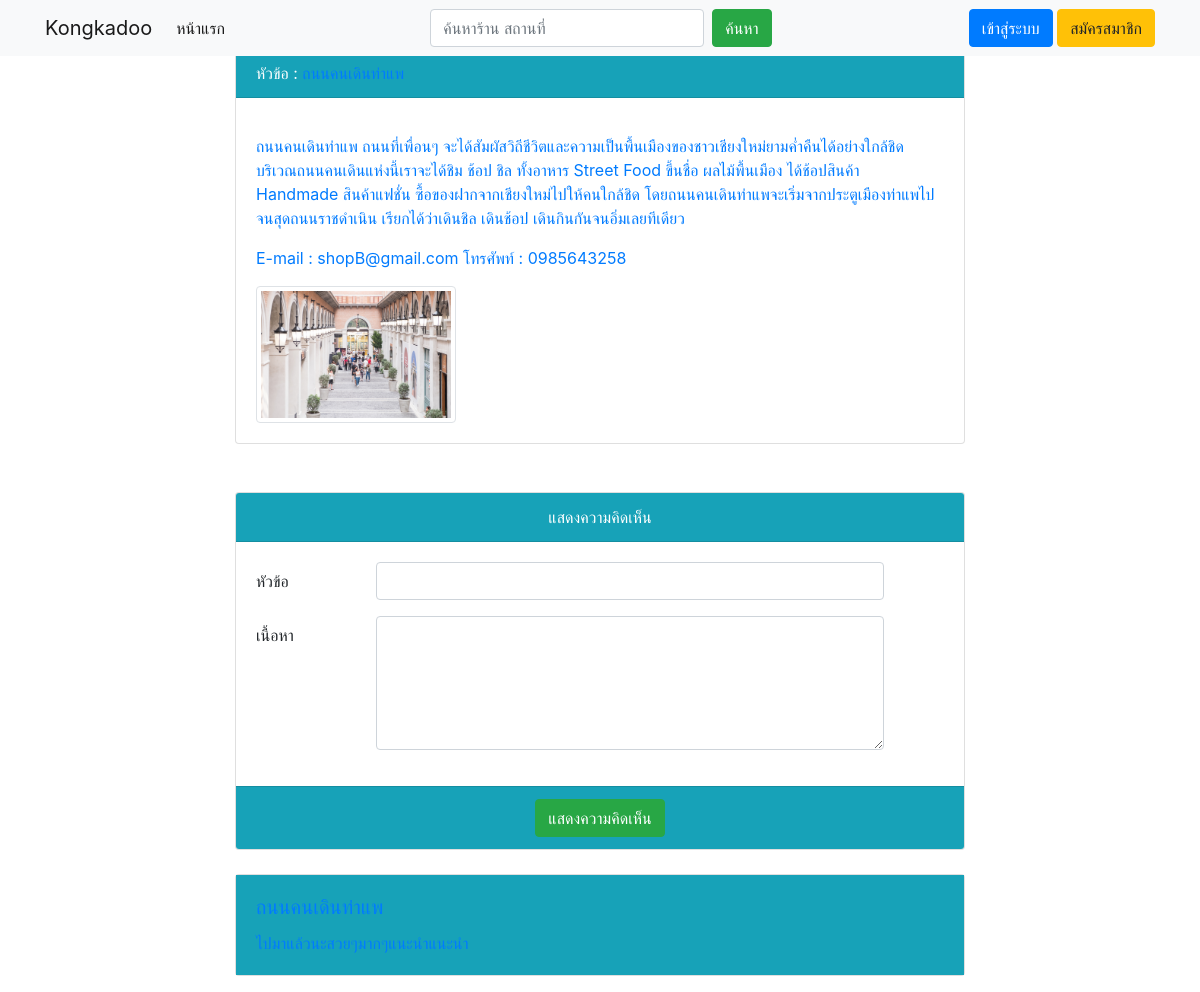
Page /shop_profile.php?idshop=40 on the committed database.
### tables this page shows
CREATE TABLE `shop` (
  `idshop` int(11) NOT NULL,
  `shop_name` varchar(255) NOT NULL,
  `shop_phone` varchar(10) NOT NULL,
  `shop_email` varchar(255) NOT NULL,
  `shop_explain` text NOT NULL,
  `shop_country` varchar(255) NOT NULL,
  `shop_geography` varchar(255) NOT NULL,
  `shop_province` varchar(255) NOT NULL,
  `shop_amphur` varchar(255) NOT NULL,
  `shop_district` varchar(255) NOT NULL,
  `shop_village` varchar(255) NOT NULL,
  `shop_pic` varchar(255) NOT NULL,
  `shop_username` varchar(255) NOT NULL,
  `shop_type` varchar(255) NOT NULL
);

CREATE TABLE `review` (
  `idreview` int(11) NOT NULL,
  `topic` varchar(255) NOT NULL,
  `content` varchar(255) NOT NULL,
  `datetime` datetime NOT NULL,
  `pic` varchar(255) NOT NULL,
  `idmember` varchar(255) NOT NULL,
  `idshop` int(11) NOT NULL,
  `type` varchar(255) NOT NULL
);

### shop_profile.php (the view, shortened to what this page needs)
<?php session_start();
include 'header.php';
if (isset($_GET['idshop'])) {
    $idshop = $_GET['idshop'];
    $sql = 'SELECT * from shop WHERE idshop="' . $idshop . '"';
    $result = mysql_query($sql) or die(mysql_error());
    $row = mysql_fetch_array($result);
}
$sql2 = 'SELECT * from review WHERE idshop=' . $idshop . ' order by idreview desc';
$result2 = mysql_query($sql2) or die(mysql_error());
?>
<div class="container">
    <div class="row">
        <div class="col-sm col-md col-lg col-xl">
            <nav class="navbar navbar-expand-lg fixed-top navbar-light bg-light">
                <div class="container">
                    <a class="navbar-brand" href="index.php">Kongkadoo</a>
                    <div class="collapse navbar-collapse" id="navbarSupportedContent">
                        <ul class="navbar-nav mr-auto">
                            <li class="nav-item active">
                                <a class="nav-link" href="index.php">หน้าแรก <span class="sr-only">(current)</span></a>
                            </li>
                        </ul>
                        <form id="formsearch" name="formsearch" method="post" action="search_file.php"
                            class="form-inline my-4 my-lg-0">
                            <input name="search" type="text" id="search" required class="form-control mr-sm-2"
                                placeholder="ค้นหาร้าน สถานที่" />
                            <button class="btn btn-success my-2 my-sm-0" type="submit">ค้นหา</button>
                        </form>
                        <ul class="navbar-nav ml-auto">
                            <?php if (isset($_SESSION['id'])) {?>
                            <li class="nav-item">
                                <span class="navbar-text">
                                    <?php echo "ยินดีต้อนรับคุณ : " . $_SESSION['fullname']; ?>
                                </span>
                            </li>
                            <li class="nav-item">
                                <a class="nav-link" href=""><img src="Image/<?php echo $_SESSION['pic']; ?>" alt=""
                                        width="25" height="25"> <span class="sr-only">(current)</span></a>
                            </li>
                            <li class="nav-item">
                                <a class="nav-link" href="logout.php">ออกจากระบบ <span
                                        class="sr-only">(current)</span></a>
                            </li>
                            <?php } else {?>
                            <li class="nav-item">
                                <a class="btn btn-primary" href="login.php">เข้าสู่ระบบ</a>
                                <a class="btn btn-warning" href="register.php">สมัครสมาชิก</a>
                            </li>
                            <?php }?>
                        </ul>
                    </div>
                </div>
            </nav>
        </div>
    </div>
</div>
<br>
<br>
<div class="container">
    <div class="row">
        <div class="col-2"></div>
        <div class="col-8">
            <div class="card">
                <div class="card-header text-white bg-info mb-3">
                    <?php echo "หัวข้อ : <a href='shop_profile.php?idshop=" . $row['idshop'] . "'>" . $row['shop_name'] . "</a>" ?>
                </div>
                <div class="card-body">
                    <p class="card-text">
                        <?php echo "<a href='shop_profile.php?idshop=" . $row['idshop'] . "'>" . $row['shop_explain'] . "</a>" ?>
                    </p>
                    <p class="card-text">
                        <?php echo "<a href='shop_profile.php?idshop=" . $row['idshop'] . "'>E-mail : " . $row['shop_email'] . "  " . "โทรศัพท์ : " . $row['shop_phone'] . "</a>" ?>
                    </p>
                    <img width="200" height="200" src="Image/<?php echo $row['shop_pic']; ?>" alt="..."
                        class="img-thumbnail">
                </div>
            </div>
        </div>
    </div>
</div>
<div class="container">
    <div class="row">
        <div class="col-md-8 mx-auto mt-5">
            <div class="card">
                <form action="shopreview_insert_process.php" method="POST" enctype="multipart/form-data">
                    <div class="card-header text-center text-white bg-info">
                        แสดงความคิดเห็น
                    </div>
                    <div class="card-body">
                        <div class="form-group row">
                            <label for="topic" class="col-sm-2 col-form-label">หัวข้อ</label>
                            <div class="col-sm-9">
                                <input type='text' id='topic' name='topic' class="form-control" required>
                            </div>
                        </div>
                        <div class="form-group row">
                            <label for="content" class="col-sm-2 col-form-label">เนื้อหา</label>
                            <div class="col-sm-9">
                                <textarea cols="10" rows="5" class="form-control" id="tarcomment" name="tarcomment"
                                    required></textarea>
                            </div>
                        </div>
                    </div>
                    <div class="card-footer text-center text-white bg-info">
                        <input type="submit" name="submit" class="btn btn-success" value="แสดงความคิดเห็น">
                    </div>
                </form>
            </div>
        </div>
    </div>
</div>
<br>
<div class="container">
    <div class="row">
        <div class="col-2"></div>
        <div class="col-8">
            <?php
while ($row2 = mysql_fetch_assoc($result2)) {
    echo "<div class='card'>";
    echo "<div class='card-body text-white bg-info'>";
    echo "<h5 class='card-title'><a href='review_profile.php?idreview=" . $row2['idreview'] . "'>" . $row2['topic'] . "</h5>";
    echo "<p class='card-text'> <a href='review_profile.php?idreview=" . $row2['idreview'] . "'>" . $row2['content'] . "</a></p>";
    echo "</div>";
    echo "</div>";
}
?>
        </div>
    </div>
</div>
<?php mysql_close($conn);
include 'footer.php';
?>

### rows in the picture
shop: shop_name "ถนนคนเดินท่าแพ", shop_explain "ถนนคนเดินท่าแพ ถนนที่เพื่อนๆ จะได้สัมผัสวิถีชีวิตและความเป็นพื้นเมืองของชาวเชียงใหม่ยามค่ำคืนได้อย่างใกล้ชิด บริเวณถนนคนเดินแห่งนี้เราจะได้ชิม ช้อป ชิล ทั้งอาหาร Street Food ขึ้นชื่อ ผลไม้พื้นเมือง ได้ช้อปสินค้า Handmade สินค้าแฟชั่น ซื้อของฝากจากเชียงใหม่ไปให้คนใกล้ชิด โดยถนนคนเดินท่าแพจะเริ่มจากประตูเมืองท่าแพไปจนสุดถนนราชดำเนิน เรียกได้ว่าเดินชิล เดินช้อป เดินกินกันจนอิ่มเลยทีเดียว", shop_email "shopB@gmail.com", shop_phone "0985643258", shop_pic (picture)
review: topic "ถนนคนเดินท่าแพ", content "ไปมาแล้วนะสวยๆมากๆแนะนำแนะนำ"
